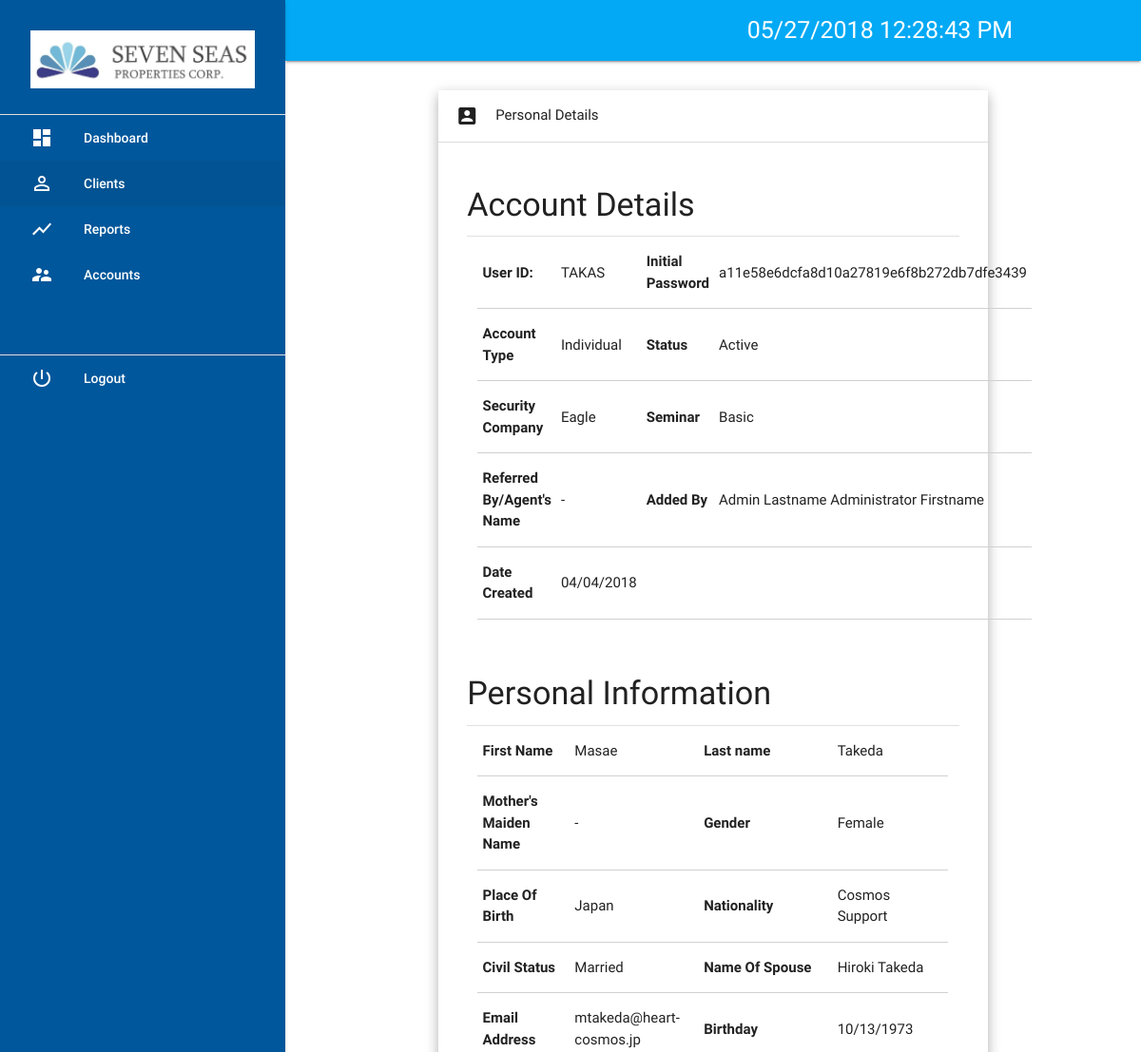
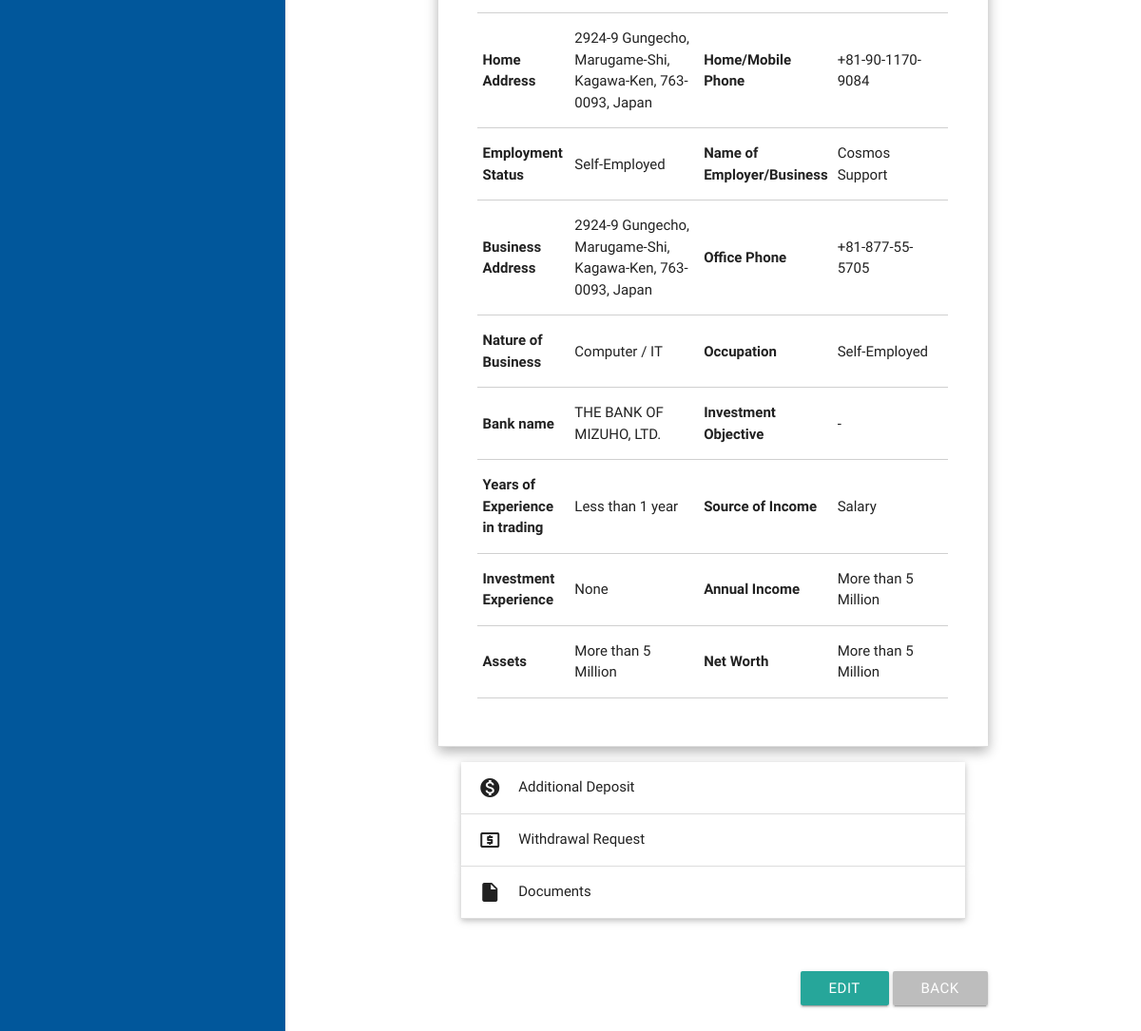
Page /client-details?id=7&personalDetail=1 on the committed database (2 pictures, top to bottom).
### tables this page shows
CREATE TABLE `tbl_clients` (
  `id` int(11) NOT NULL,
  `user_id` varchar(255) NOT NULL,
  `initial_password` varchar(40) NOT NULL,
  `status` varchar(255) NOT NULL,
  `account_status` varchar(255) NOT NULL,
  `seminar` varchar(255) NOT NULL,
  `security_company` varchar(255) NOT NULL,
  `referred_by` varchar(255) NOT NULL,
  `security_company1` varchar(255) NOT NULL,
  `userid1` varchar(255) NOT NULL,
  `security_company2` varchar(255) NOT NULL,
  `userid2` varchar(255) NOT NULL,
  `security_company3` varchar(255) NOT NULL,
  `userid3` varchar(255) NOT NULL,
  `remarks_comments` varchar(255) NOT NULL,
  `firstname` varchar(255) NOT NULL,
  `lastname` varchar(255) NOT NULL,
  `mother_mname` varchar(255) NOT NULL,
  `place_of_birth` varchar(255) NOT NULL,
  `nationality` varchar(255) NOT NULL,
  `gender` varchar(10) NOT NULL,
  `email_add` varchar(255) NOT NULL,
  `civil_status` varchar(50) NOT NULL,
  `name_of_spouse` varchar(255) NOT NULL,
  `date_of_birth` varchar(255) NOT NULL,
  `home_address` varchar(255) NOT NULL,
  `mobile_phone` varchar(255) NOT NULL,
  `employee_status` varchar(255) NOT NULL,
  `name_of_employer` varchar(255) NOT NULL,
  `business_address` varchar(255) NOT NULL,
  `office_phone` varchar(255) NOT NULL,
  `nature_of_business` varchar(255) NOT NULL,
  `occupation` varchar(255) NOT NULL,
  `bank_name` varchar(255) NOT NULL,
  `investment_objective` varchar(255) NOT NULL,
  `is_longTermInvestment` tinyint(1) NOT NULL,
  `is_growth` tinyint(1) NOT NULL,
  `is_preservationOfCapital` tinyint(1) NOT NULL,
  `is_speculation` tinyint(1) NOT NULL,
  `years_of_trading` varchar(255) NOT NULL,
  `is_salary` tinyint(1) NOT NULL,
  `is_business_investments` tinyint(1) NOT NULL,
  `is_inheritance` tinyint(1) NOT NULL,
  `is_remittances` tinyint(1) NOT NULL,
  `is_source_income_others` tinyint(1) NOT NULL,
  `other_source_income` varchar(255) NOT NULL,
  `is_time_deposit` tinyint(1) NOT NULL,
  `is_bonds` tinyint(1) NOT NULL,
  `is_stocks` tinyint(1) NOT NULL,
  `is_mutual_fund` tinyint(1) NOT NULL,
  `is_uitf` tinyint(1) NOT NULL,
  `is_none` tinyint(1) NOT NULL,
  `is_investment_exp_others` tinyint(1) NOT NULL,
  `other_investment_exp` varchar(255) NOT NULL,
  `annual_income` varchar(255) NOT NULL,
  `assets` varchar(255) NOT NULL,
  `net_worth` varchar(255) NOT NULL,
  `account_type` varchar(255) NOT NULL,
  `emp_id` int(11) DEFAULT NULL,
  `updatedBy_empID` int(11) NOT NULL,
  `account_update_status` int(11) NOT NULL,
  `corpo_tin` varchar(255) NOT NULL,
  `corpo_sss` varchar(255) NOT NULL,
  `dateUpdated` timestamp NOT NULL DEFAULT CURRENT_TIMESTAMP,
  `dateCreated` timestamp NOT NULL DEFAULT CURRENT_TIMESTAMP
);

CREATE TABLE `tbl_users` (
  `user_id` int(11) NOT NULL,
  `username` varchar(255) NOT NULL,
  `password` varchar(40) NOT NULL,
  `user_type` int(11) NOT NULL,
  `firstname` varchar(255) NOT NULL,
  `lastname` varchar(255) NOT NULL
);

### client-details.php (the view, shortened to what this page needs)
<?php include('includes/mysql_connect.php'); ?>
<?php
$client_id = $_GET['id'];
$query = "SELECT * FROM tbl_clients	 WHERE id = '$client_id'";
$query = $conn->query($query);
$result = $query->fetch_assoc();
$employee_query_id = $result['emp_id'];
$accountStatus = $result['status'];
$emloyee_query = "SELECT * FROM tbl_users WHERE user_id ='$employee_query_id'";
$emloyee_query = $conn->query($emloyee_query);
$emloyee_result = $emloyee_query->fetch_assoc();
$nullHandler = '-'; ?>
<?php include('header.php') ?>
	<div class="section wrap">
		<div class="row">
			<div class="col s8 offset-s2">
				<div class="row">
					<ul class="collapsible popout">
						<li class="">
							<a class="collapsible-header waves-effect waves-grey <?=($_GET['personalDetail'] ? 'active' : '')?>"><i class="material-icons">account_box</i> Personal Details</a>
							<div class="collapsible-body">
								<h4>Account Details</h4>
								<div class="divider"></div>
								<div class="row">
									<div class="col s12">
										<table class="bordered highlight">
											<tr>
												<th width="20%">
													User ID:
												</th>
												<td width="30%">
													<?=($result['user_id']=='' ? $nullHandler : $result['user_id']);?>
												</td>
												<th width="20%">
													Initial Password
												</th>
												<td width="30%">
													<?=($result['initial_password']=='' ? $nullHandler : $result['initial_password']);?>
												</td>
											</tr>
											<tr>
												<th>
													Account Type
												</th>
												<td class="cptlze">
													<?=($result['status']=='' ? $nullHandler : $result['status']);?>
												</td>
												<th>
													Status
												</th>
												<td>
													<?=($result['account_status']=='' ? $nullHandler : $result['account_status']);?>
												</td>
											</tr>
											<tr>
												<th>
													Security Company
												</th>
												<td class="cptlze">
													<?=($result['security_company']=='' ? $nullHandler : $result['security_company']);?>
												</td>
												<th>
													Seminar
												</th>
												<td>
													<?=($result['seminar']=='' ? $nullHandler : $result['seminar']);?>
												</td>
											</tr>
											<tr>
												<th>
													Referred By/Agent's Name
												</th>
												<td class="cptlze">
													<?=($result['referred_by']=='' ? $nullHandler : $result['referred_by']);?>
												</td>
												<th>
													Added By
												</th>
												<td class="cptlze">
													<?=($emloyee_result['lastname']) ?> <?=($emloyee_result['firstname']) ?>
												</td>
											</tr>
											<tr>
												<th>
													Date Created
												</th>
												<td>
													<?=($result['dateCreated']=='' ? $nullHandler : (date('m/d/Y',strtotime($result['dateCreated']))));?>
												</td>
												<th>
												</th>
												<td class="">
												</td>
											</tr>
										</table>
									</div>
								</div><br>
								<h4>Personal Information</h4>
								<div class="divider"></div>
								<div class="row">
									<div class="col s12">
										<table class="bordered highlight">
											<tr class="<?=($accountStatus == 'Corporate') ? 'hide' : '' ?>">
												<th width="20%">
													First Name
												</th>
												<td width="30%" class="cptlze">
													<?=($result['firstname']=='' ? $nullHandler : $result['firstname']);?>
												</td>
												<th width="20%">
													Last name
												</th>
												<td width="30%" class="cptlze">
													<?=($result['lastname']=='' ? $nullHandler : $result['lastname']);?>
												</td>
											</tr>
											<tr class="<?=($accountStatus == 'Corporate') ? 'hide' : '' ?>">
												<th>
													Mother's Maiden Name
												</th>
												<td>
													<?=($result['mother_mname']=='' ? $nullHandler : $result['mother_mname']);?>
												</td>
												<th>
													Gender
												</th>
												<td>
													<?=($result['gender']=='' ? $nullHandler : $result['gender']);?>
												</td>
											</tr>
											<tr class="<?=($accountStatus == 'Corporate') ? 'hide' : '' ?>">
												<th>
													Place Of Birth
												</th>
												<td>
													<?=($result['place_of_birth']=='' ? $nullHandler : $result['place_of_birth']);?>
												</td>
												<th>
													Nationality
												</th>
												<td class="cptlze">
													<?=($result['nationality']=='' ? $nullHandler : $result['nationality']);?>
												</td>
											</tr>
											<tr class="<?=($accountStatus == 'Corporate') ? 'hide' : '' ?>">
												<th>
													Civil Status
												</th>
												<td class="cptlze">
													<?=($result['civil_status']=='' ? $nullHandler : $result['civil_status']);?>
												</td>
												<?php if ($result['civil_status']=="Married"): ?>
													<th>Name Of Spouse</th>
													<td class="cptlze">
														<?=($result['name_of_spouse']=='' ? $nullHandler : $result['name_of_spouse']);?>
													</td>
												<?php else: ?>
													<th>&nbsp;</th>
													<td>&nbsp;</td>
												<?php endif ?>
											</tr>
											<tr class="<?=($accountStatus == 'Corporate') ? 'hide' : '' ?>">
												<th>
													Email Address
												</th>
												<td>
													<?=($result['email_add']=='' ? $nullHandler : $result['email_add']);?>
												</td>
												<th>
													Birthday
												</th>
												<td>
													<?=($result['date_of_birth']=='' ? $nullHandler : (date('m/d/Y',strtotime($result['date_of_birth']))));?>
												</td>
											</tr>
											<tr class="<?=($accountStatus == 'Corporate') ? 'hide' : '' ?>">
												<th>
													Home Address
												</th>
												<td class="cptlze">
													<?=($result['home_address']=='' ? $nullHandler : $result['home_address']);?>
												</td>
												<th>
													Home/Mobile Phone
												</th>
												<td>
													<?=($result['mobile_phone']=='' ? $nullHandler : $result['mobile_phone']);?>
												</td>
											</tr>
											<tr class="<?=($accountStatus == 'Corporate') ? 'hide' : '' ?>">
												<th>
													Employment Status
												</th>
												<td>
													<?=($result['employee_status']=='' ? $nullHandler : $result['employee_status']);?>
												</td>
												<th>
													<?=($result['employee_status']=='Unemployed' ? '' : 'Name of Employer/Business' );?>
												</th>
												<td class="cptlze">
													<?=($result['employee_status']=='Unemployed' ? '' : ($result['name_of_employer']=='' ? $nullHandler : $result['name_of_employer']));?>
												</td>
											</tr>
											<tr class="<?=($result['employee_status']=='Unemployed' ? 'hide' : '' )?> <?=($accountStatus == 'Corporate') ? 'hide' : '' ?>">
												<th>
													Business Address
												</th>
												<td class="cptlze">
													<?=($result['business_address']=='' ? $nullHandler : $result['business_address']);?>
												</td>
												<th>
													Office Phone
												</th>
												<td>
													<?=($result['office_phone']=='' ? $nullHandler : $result['office_phone']);?>
												</td>
											</tr>
											<tr class="<?=($result['employee_status']=='Unemployed' ? 'hide' : '' )?> <?=($accountStatus == 'Corporate') ? 'hide' : '' ?>">
												<th>
													Nature of Business
												</th>
												<td class="cptlze">
													<?=($result['nature_of_business']=='' ? $nullHandler : $result['nature_of_business']);?>
												</td>
												<th>
													Occupation
												</th>
												<td class="cptlze">
													<?=($result['occupation']=='' ? $nullHandler : $result['occupation']);?>
												</td>
											</tr>
											<tr>
												<th class="<?=($accountStatus == 'Corporate') ? 'hide' : '' ?>">
													Bank name
												</th>
												<td class="cptlze <?=($accountStatus == 'Corporate') ? 'hide' : '' ?>">
													<?=($result['bank_name']=='' ? $nullHandler : $result['bank_name']);?>
												</td>
												<th>
													Investment Objective
												</th>
												<td>
													<?php if ($result['is_longTermInvestment'] || $result['is_growth'] || $result['is_preservationOfCapital'] || $result['is_speculation']): ?>
														<ul>
															<li><?=(!$result['is_longTermInvestment'] ? "" : "Long Term Investment")?></li>
															<li><?=(!$result['is_growth'] ? "" : "Growth");?></li>
															<li><?=(!$result['is_preservationOfCapital'] ? "" : "Preservation of Capital");?></li>
															<li><?=(!$result['is_speculation'] ? "" : "Speculation");?></li>
														</ul>
													<?php else: ?>
														<?=$nullHandler;?>
													<?php endif ?>
												</td>
											</tr>
											<tr>
												<th>
													Years of Experience in trading
												</th>
												<td>
													<?=($result['years_of_trading']=='' ? $nullHandler : $result['years_of_trading']);?>
												</td>
												<th>
													Source of Income
												</th>
												<td>
													<?php if ($result['is_salary'] || $result['is_business_investments'] || $result['is_inheritance'] || $result['is_remittances'] || $result['is_source_income_others']): ?>
														<ul>
															<li><?=(!$result['is_salary'] ? "" : "Salary")?></li>
														</ul>
													<?php else: ?>
														<?=$nullHandler;?>
													<?php endif ?>
												</td>
											</tr>
											<tr>
												<th>
													Investment Experience
												</th>
												<td>
													<?php if ($result['is_time_deposit'] || $result['is_bonds'] || $result['is_stocks'] || $result['is_mutual_fund'] || $result['is_uitf'] || $result['is_none'] || $result['is_investment_exp_others']): ?>
														<ul>
															<li><?=(!$result['is_none'] ? "" : "None");?></li>
														</ul>
													<?php else: ?>
														<?=$nullHandler;?>
													<?php endif ?>
												</td>
												<th>
													Annual Income
												</th>
												<td>
													<?=($result['annual_income']=='' ? $nullHandler : $result['annual_income']);?>
												</td>
											</tr>
											<tr>
												<th>
													Assets
												</th>
												<td>
													<?=($result['assets']=='' ? $nullHandler : $result['assets']);?>
												</td>
												<th>
													Net Worth
												</th>
												<td>
													<?=($result['net_worth']=='' ? $nullHandler : $result['net_worth']);?>
												</td>
											</tr>
										</table>
									</div>
								</div>
							</div>
						</li>
						<li class="">
							<a class="collapsible-header waves-effect waves-grey <?= (isset($_GET['openADeposit']) ? 'active' : '') ?>"><i class="material-icons">monetization_on</i> Additional Deposit</a>
						</li>
						<li>
							<a class="collapsible-header waves-effect waves-grey <?= (isset($_GET['openWRequest']) ? 'active' : '') ?>"><i class="material-icons">local_atm</i> Withdrawal Request</a>
						</li>
						<li>
							<a class="collapsible-header waves-effect waves-grey <?=($_GET['documents'] ? 'active' : '')?>"><i class="material-icons">insert_drive_file</i> Documents</a>
						</li>
					</ul>
				</div>
			</div>
		</div>
		<div class="row">
			<div class="col s8 offset-s2 right-align">
				<a href="edit-client?id=<?=$client_id?>" class="btn">Edit</a>
				<a href="clients" class="btn grey lighten-1">Back</a>
			</div>
		</div>
	</div>
<?php include('footer.php') ?>

### rows in the picture
tbl_clients: user "TAKAS", initial_password "a11e58e6dcfa8d10a27819e6f8b272db7dfe3439", status "Individual", account_status "Active", security_company "Eagle", seminar "Basic", dateCreated "04/04/2018", firstname "Masae", lastname "Takeda", gender "Female", place_of_birth "Japan", nationality "Cosmos Support", civil_status "Married", name_of_spouse "Hiroki Takeda", email_add "mtakeda@heart-cosmos.jp", date_of_birth "10/13/1973", home_address "2924-9 Gungecho, Marugame-Shi, Kagawa-Ken, 763-0093, Japan", mobile_phone "+81-90-1170-9084", employee_status "Self-Employed", name_of_employer "Cosmos Support", business_address "2924-9 Gungecho, Marugame-Shi, Kagawa-Ken, 763-0093, Japan", office_phone "+81-877-55-5705", nature_of_business "Computer / IT", occupation "Self-Employed", bank_name "THE BANK OF MIZUHO, LTD.", years_of_trading "Less than 1 year", annual_income "More than 5 Million", assets "More than 5 Million", net_worth "More than 5 Million"
tbl_users: lastname "Admin Lastname", firstname "Administrator Firstname"

### other values in the picture
$nullHandler "-"
